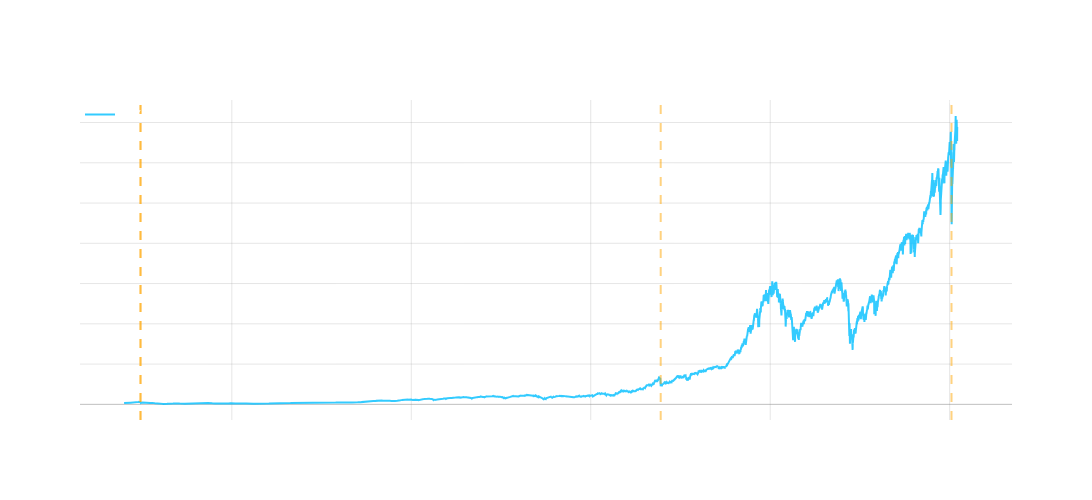

Notebook cell for this chart:
### Markdown cell above
##### 😱 Fear Dominates, Volatility Reverts to a Mean Level

*Goetzmann, William N.; Kim, Dasol; Shiller, Robert J. (2016). “Crash Beliefs From Investor Surveys,” NBER Working Paper No. 22143.*

**Nobody** knows what is going to happen.  Traders and investors (retailers, institutions) *always* overestimate the probability of a recession.

The study by Shiller et al. is one example where mean probability of a crash over the next six months is estimated roughly **6-19x** higher than historic data suggests

Crash defined in terms of roughly a 13% or 23% drop as observed in 1929 or 1987

**SPX to 2020**

### Code cell
import pandas as pd
import plotly.graph_objects as go

# Read SPX data
spx_data = pd.read_csv('SPX.csv')
spx_data['Date'] = pd.to_datetime(spx_data['Date'])

# Calculate daily returns
spx_data['Returns'] = spx_data['Close'].pct_change()

# Find dates with drops >= 13% and 23%
drops_13 = spx_data[spx_data['Returns'] <= -0.10]['Date']

# Create figure
fig = go.Figure()

# Plot SPX price
fig.add_trace(
    go.Scatter(
        x=spx_data['Date'],
        y=spx_data['Close'],
        name='SPX',
        line=dict(color='rgba(0, 191, 255, 0.8)', width=2)
    )
)

# Add vertical lines for 13% drops
for date in drops_13:
    fig.add_shape(
        type='line',
        x0=date,
        x1=date,
        y0=0,
        y1=1,
        yref='paper',
        line=dict(color='rgba(255, 165, 0, 0.5)', dash='dash')
    )
    fig.add_annotation(
        x=date,
        y=1,
        yref='paper',
        text='10% or Greater Drop',
        showarrow=False,
        yshift=10
    )

# Update layout
fig.update_layout(
    width=1200,
    height=500,
    title='SPX Price History with Major Drops',
    plot_bgcolor='rgba(0,0,0,0)',
    paper_bgcolor='rgba(0,0,0,0)',
    font=dict(color='white'),
    showlegend=True,
    legend=dict(
        x=0,
        y=1.0,
        bgcolor='rgba(0,0,0,0)'
    ),
    xaxis=dict(
        title='Date',
        showgrid=True,
        gridwidth=1,
        gridcolor='rgba(128,128,128,0.2)',
        zeroline=True,
        zerolinewidth=1,
        zerolinecolor='rgba(128,128,128,0.5)'
    ),
    yaxis=dict(
        title='SPX Price',
        showgrid=True,
        gridwidth=1,
        gridcolor='rgba(128,128,128,0.2)',
        zeroline=True,
        zerolinewidth=1,
        zerolinecolor='rgba(128,128,128,0.5)'
    )
)

fig.show()

### Figure 1 — Plotly figure (JSON) as saved in the notebook; plotly's stock layout.template omitted (floating-point values rounded to 4 significant figures; data arrays with more than 128 entries replaced by an {"elided": "..."} marker saying what was removed)
{"data": [{"line": {"color": "rgba(0, 191, 255, 0.8)", "width": 2}, "name": "SPX", "type": "scatter", "x": {"elided": "23323 str values"}, "y": {"elided": "23323 float values"}}], "layout": {"annotations": [{"showarrow": false, "text": "10% or Greater Drop", "x": "1929-10-28T00:00:00", "y": 1, "yref": "paper", "yshift": 10}, {"showarrow": false, "text": "10% or Greater Drop", "x": "1929-10-29T00:00:00", "y": 1, "yref": "paper", "yshift": 10}, {"showarrow": false, "text": "10% or Greater Drop", "x": "1987-10-19T00:00:00", "y": 1, "yref": "paper", "yshift": 10}, {"showarrow": false, "text": "10% or Greater Drop", "x": "2020-03-16T00:00:00", "y": 1, "yref": "paper", "yshift": 10}], "font": {"color": "white"}, "height": 500, "legend": {"bgcolor": "rgba(0,0,0,0)", "x": 0, "y": 1}, "paper_bgcolor": "rgba(0,0,0,0)", "plot_bgcolor": "rgba(0,0,0,0)", "shapes": [{"line": {"color": "rgba(255, 165, 0, 0.5)", "dash": "dash"}, "type": "line", "x0": "1929-10-28T00:00:00", "x1": "1929-10-28T00:00:00", "y0": 0, "y1": 1, "yref": "paper"}, {"line": {"color": "rgba(255, 165, 0, 0.5)", "dash": "dash"}, "type": "line", "x0": "1929-10-29T00:00:00", "x1": "1929-10-29T00:00:00", "y0": 0, "y1": 1, "yref": "paper"}, {"line": {"color": "rgba(255, 165, 0, 0.5)", "dash": "dash"}, "type": "line", "x0": "1987-10-19T00:00:00", "x1": "1987-10-19T00:00:00", "y0": 0, "y1": 1, "yref": "paper"}, {"line": {"color": "rgba(255, 165, 0, 0.5)", "dash": "dash"}, "type": "line", "x0": "2020-03-16T00:00:00", "x1": "2020-03-16T00:00:00", "y0": 0, "y1": 1, "yref": "paper"}], "showlegend": true, "title": {"text": "SPX Price History with Major Drops"}, "width": 1200, "xaxis": {"gridcolor": "rgba(128,128,128,0.2)", "gridwidth": 1, "showgrid": true, "title": {"text": "Date"}, "zeroline": true, "zerolinecolor": "rgba(128,128,128,0.5)", "zerolinewidth": 1}, "yaxis": {"gridcolor": "rgba(128,128,128,0.2)", "gridwidth": 1, "showgrid": true, "title": {"text": "SPX Price"}, "zeroline": true, "zerolinecolor": "rgba(128,128,128,0.5)", "zerolinewidth": 1}}}
